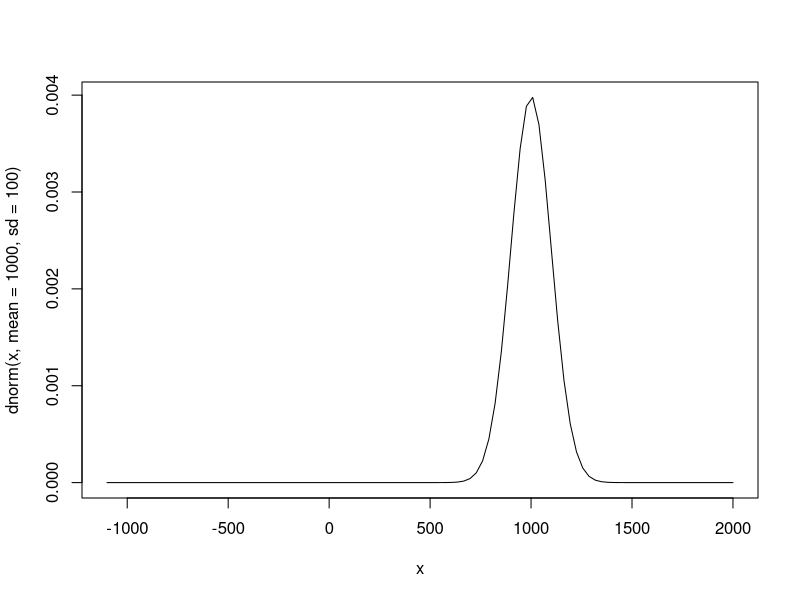

R code for this plot:
# Statistics for Management and Economics by Gerald Keller
# Chapter 8: CONTINUOUS PROBABILITY DISTRIBUTIONS
# Example 8.2 on Pg 272
# Normally Distributed Gasoline Sales 


curve(dnorm(x,mean = 1000,sd=100), -1100, 2000)

#Given  daily demand for regular gasoline at another gas station ~ N(1000,100)
#Given mean=1000, sd=100

#Find P(X <= 1100). Let 'p' denote this required probability

p <- pnorm(1100, mean=1000, sd=100)
#Answer: 0.8413

#End
